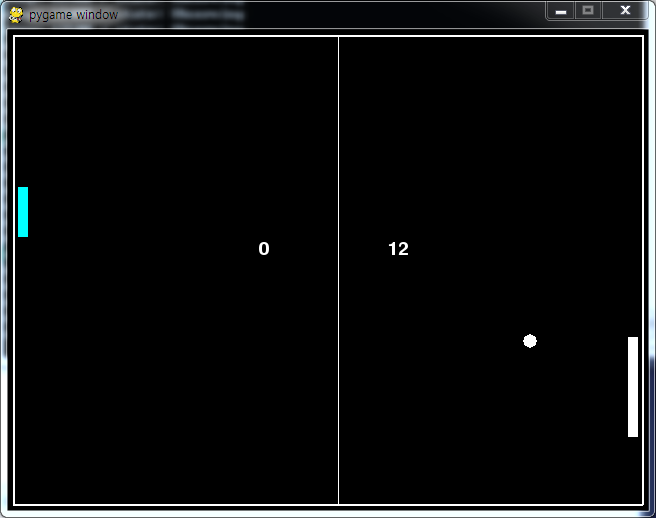

This chart was generated by the following Python code:
#!/usr/bin/env python
#Modified from http://www.pygame.org/project-Very+simple+Pong+game-816-.html

import numpy
import pygame
import os
from pygame.locals import *
from sys import exit
import random
import pygame.surfarray as surfarray
import matplotlib.pyplot as plt

position = 5, 325
os.environ['SDL_VIDEO_WINDOW_POS'] = str(position[0]) + "," + str(position[1])
pygame.init()
screen = pygame.display.set_mode((640,480),0,32)
#screen = pygame.display.set_mode((640,480),pygame.NOFRAME)
#Creating 2 bars, a ball and background.
back = pygame.Surface((640,480))
background = back.convert()
background.fill((0,0,0))

bar_my_size = 50.
bar_my = pygame.Surface((10,bar_my_size))

bar_enemy_size = 100.
bar_enemy = pygame.Surface((10,100))
bar1 = bar_my.convert()
bar1.fill((0,255,255))
bar2 = bar_enemy.convert()
bar2.fill((255,255,255))
circ_sur = pygame.Surface((15,15))
circ = pygame.draw.circle(circ_sur,(255,255,255),(int(15/2),int(15/2)),int(15/2))
circle = circ_sur.convert()
circle.set_colorkey((0,0,0))
# font = pygame.font.SysFont("calibri",40)
font = pygame.font.Font('freesansbold.ttf', 18)

my_speed = 15.
ai_speed = 15.

HIT_REWARD = 0.5
LOSE_REWARD = -1
SCORE_REWARD = 1

class GameState:
    def __init__(self):
        self.bar1_x, self.bar2_x = 10. , 620.
        self.bar1_y, self.bar2_y = 232.5 , 232.5
        self.circle_x, self.circle_y = 307.5, 232.5 # 307.5, 232.5
        self.bar1_move, self.bar2_move = 0. , 0.
        self.bar1_score, self.bar2_score = 0,0
        self.speed_x, self.speed_y = 9., 9.
        self.serve = 0
        
    def terminate():
        pygame.quit()
        sys.exit()

    def frame_step(self,input_vect):
        pygame.event.pump()
        reward = 0
        increase_speed = 0.
        initial_ball_speed = 9.

        # if sum(input_vect) != 1.:
        #     raise ValueError('Multiple input actions!')

        if input_vect[1] == 1:#Key up
            self.bar1_move = -my_speed
        elif input_vect[2] == 1:#Key down
            self.bar1_move = my_speed
        else: # don't move
            self.bar1_move = 0
                
        self.score1 = font.render(str(self.bar1_score), True,(255,255,255))
        self.score2 = font.render(str(self.bar2_score), True,(255,255,255))

        screen.blit(background,(0,0))
        frame = pygame.draw.rect(screen,(255,255,255),Rect((5,5),(630,470)),2)
        middle_line = pygame.draw.aaline(screen,(255,255,255),(330,5),(330,475))
        screen.blit(bar1,(self.bar1_x,self.bar1_y))
        screen.blit(bar2,(self.bar2_x,self.bar2_y))
        screen.blit(circle,(self.circle_x,self.circle_y))
        screen.blit(self.score1,(250.,210.))
        screen.blit(self.score2,(380.,210.))

        self.bar1_y += self.bar1_move
        
        #AI of the computer.
        #Manual mode
        # for event in pygame.event.get():
        #     if event.type == pygame.QUIT:
        #         terminate()
        #     if event.type == KEYUP:
        #         if event.key == K_UP:
        #             self.bar2_y -= ai_speed
        #         elif event.key == K_DOWN:
        #             self.bar2_y += ai_speed

        #Auto mode
        if self.circle_x >= 305.: #305
            if not self.bar2_y == self.circle_y + 7.5:
                if self.bar2_y < self.circle_y + 7.5: # 7.5
                    self.bar2_y += ai_speed
                if  self.bar2_y > self.circle_y - 42.5: #-42.5
                    self.bar2_y -= ai_speed
            else:
                self.bar2_y == self.circle_y + 7.5
        
        # bounds of movement
        if self.bar1_y >= 420.: self.bar1_y = 420.
        elif self.bar1_y <= 10. : self.bar1_y = 10.
        if self.bar2_y >= 420.: self.bar2_y = 420.
        elif self.bar2_y <= 10.: self.bar2_y = 10.

        #since i don't know anything about collision, ball hitting bars goes like this.
        if self.circle_x <= self.bar1_x + 15.:
            if self.circle_y >= self.bar1_y - bar_my_size/2 and self.circle_y <= self.bar1_y + bar_my_size/2:
                self.circle_x = 20.
                self.speed_x = -(self.speed_x - increase_speed)
                
                # if self.speed_x > 9.9:
                #     self.speed_x = 9.9
                # elif self.speed_x < -9.9:
                #     self.speed_x = -9.9

                if self.speed_y > 0:
                    self.speed_y += increase_speed
                else:
                    self.speed_y -= increase_speed

                # if self.speed_y > 9.9:
                #     self.speed_y = 9.9
                # elif self.speed_y < -9.9:
                #     self.speed_y = -9.9
                
                reward = HIT_REWARD

        if self.circle_x >= self.bar2_x - 15.:
            if self.circle_y >= self.bar2_y - bar_enemy_size/2 and self.circle_y <= self.bar2_y + bar_enemy_size/2:
                self.circle_x = 605.
                self.speed_x = -(self.speed_x + increase_speed)

                # if self.speed_x > 9.9:
                #     self.speed_x = 9.9
                # elif self.speed_x < -9.9:
                #     self.speed_x = -9.9

                if self.speed_y > 0:
                    self.speed_y += increase_speed
                else:
                    self.speed_y -= increase_speed

                # if self.speed_y > 9.9:
                #     self.speed_y = 9.9
                # elif self.speed_y < -9.9:
                #     self.speed_y = -9.9

        # print('speedx: ' + str(self.speed_x))
        # print('speedy: ' + str(self.speed_y))
        # scoring
        if self.circle_x < 5.:
            self.bar2_score += 1
            reward = LOSE_REWARD
            self.circle_x, self.circle_y = 320., 232.5
            self.bar1_y, self.bar2_y = 232.5, 232.5
            self.speed_x = initial_ball_speed
            if self.serve == 0:
                self.speed_y = -initial_ball_speed
                self.serve = 1
            elif self.serve == 1:
                self.speed_y = initial_ball_speed
                self.serve = 0

        elif self.circle_x > 620.:
            self.bar1_score += 1
            reward = SCORE_REWARD
            self.circle_x, self.circle_y = 307.5, 232.5
            self.bar1_y, self.bar2_y = 232.5, 232.5
            self.speed_x = initial_ball_speed
            if self.serve == 0:
                self.speed_y = -initial_ball_speed
                self.serve = 1
            elif self.serve == 1:
                self.speed_y = initial_ball_speed
                self.serve = 0

        # collisions on sides
        if self.circle_y <= 10.:
            self.speed_y = -self.speed_y
            self.circle_y = 10.
        elif self.circle_y >= 457.5:
            self.speed_y = -self.speed_y
            self.circle_y = 457.5

        self.circle_x += self.speed_x
        self.circle_y += self.speed_y

        image_data = pygame.surfarray.array3d(pygame.display.get_surface())

        pygame.display.update()

        terminal = False
        if max(self.bar1_score, self.bar2_score) >= 20:
            self.bar1_score = 0
            self.bar2_score = 0
            terminal = True

        return image_data, reward, terminal
